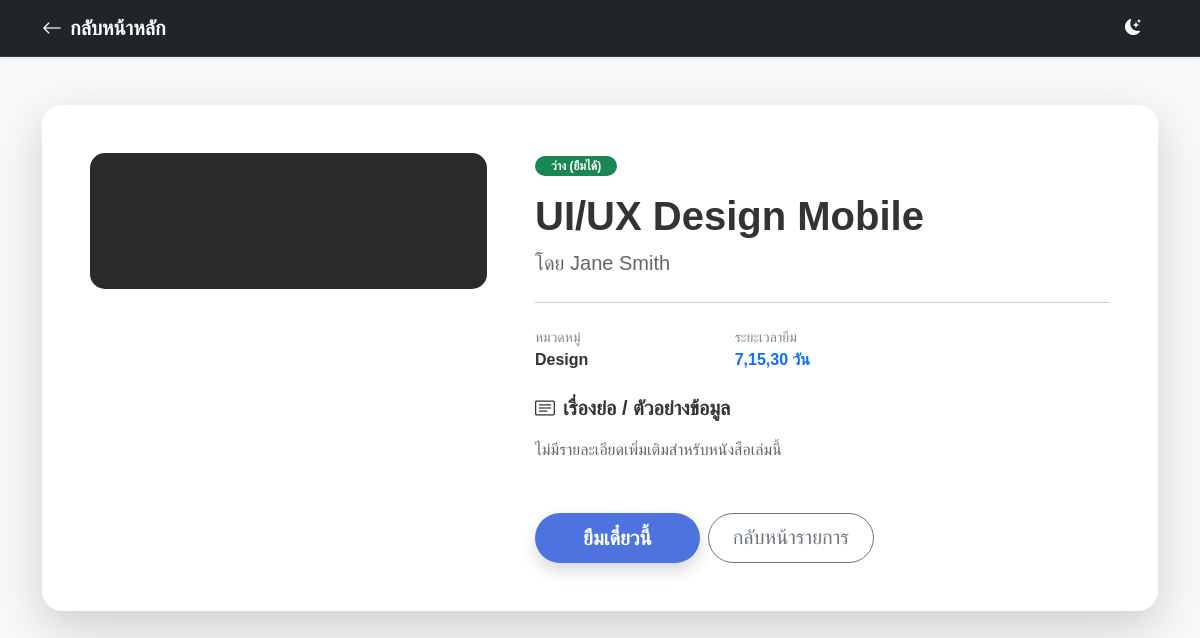
Screenshot of /book_details.php?id=2 (signed in) with the database file from the repository.
### tables this page shows
CREATE TABLE books (
    book_id INT(11) AUTO_INCREMENT PRIMARY KEY,
    book_name VARCHAR(255) NOT NULL,
    author VARCHAR(100),
    category VARCHAR(50),
    status ENUM('available', 'borrowed') DEFAULT 'available'
);

### book_details.php (the view, shortened to what this page needs)
<?php
include('config/db.php');
$book_id = mysqli_real_escape_string($conn, $_GET['id']);
$sql = "SELECT * FROM books WHERE book_id = '$book_id'";
$result = mysqli_query($conn, $sql);
$book = mysqli_fetch_assoc($result);
$is_avail = ($book['status'] == 'available');
?>
<!DOCTYPE html>
<html lang="th" data-bs-theme="light">
<head>
    <link href="https://cdn.jsdelivr.net/npm/bootstrap@5.3.3/dist/css/bootstrap.min.css" rel="stylesheet">
    <link rel="stylesheet" href="https://cdn.jsdelivr.net/npm/bootstrap-icons@1.11.3/font/bootstrap-icons.min.css">
    <link rel="stylesheet" href="assets/style.css">
</head>
<body>
<nav class="navbar navbar-expand-lg navbar-dark bg-dark sticky-top shadow-sm">
  <div class="container">
    <a class="navbar-brand fw-bold" href="index.php"><i class="bi bi-arrow-left me-2"></i>กลับหน้าหลัก</a>
    <button class="btn btn-link text-white ms-auto me-3 p-0" id="themeToggle" type="button"><i class="bi bi-moon-stars-fill" id="themeIcon"></i></button>
  </div>
</nav>
<div class="container mt-5 mb-5">
    <div class="card details-card shadow-lg p-4 p-md-5">
        <div class="row g-5">
            <div class="col-md-5 text-center">
                <?php if(!empty($book['book_image']) && file_exists("assets/img/covers/" . $book['book_image'])): ?>
                    <img src="assets/img/covers/<?php echo $book['book_image']; ?>" class="img-detail shadow" alt="หน้าปก">
                <?php else: ?>
                    <div class="img-detail d-flex align-items-center justify-content-center">
                        <i class="bi bi-book display-1 opacity-25"></i>
                    </div>
                <?php endif; ?>
            </div>
            <div class="col-md-7">
                <span class="badge <?php echo $is_avail ? 'bg-success' : 'bg-danger'; ?> rounded-pill px-3 mb-3">
                    <?php echo $is_avail ? 'ว่าง (ยืมได้)' : 'ถูกยืมแล้ว'; ?>
                </span>
                <h1 class="fw-bold mb-2"><?php echo htmlspecialchars($book['book_name']); ?></h1>
                <p class="fs-5 opacity-75 mb-4">โดย <?php echo htmlspecialchars($book['author']); ?></p>
                <hr class="opacity-10 mb-4">
                <div class="row mb-4">
                    <div class="col-6 col-sm-4">
                        <small class="text-muted d-block">หมวดหมู่</small>
                        <span class="fw-bold"><?php echo htmlspecialchars($book['category']); ?></span>
                    </div>
                    <div class="col-6 col-sm-4">
                        <small class="text-muted d-block">ระยะเวลายืม</small>
                        <span class="fw-bold text-primary"><?php echo $book['borrow_duration']; ?> วัน</span>
                    </div>
                </div>
                <div class="mb-5">
                    <h5 class="fw-bold mb-3"><i class="bi bi-card-text me-2"></i>เรื่องย่อ / ตัวอย่างข้อมูล</h5>
                    <p class="opacity-75" style="line-height: 1.8;">
                        <?php echo !empty($book['description']) ? nl2br(htmlspecialchars($book['description'])) : "ไม่มีรายละเอียดเพิ่มเติมสำหรับหนังสือเล่มนี้"; ?>
                    </p>
                </div>
                <div class="d-grid gap-2 d-md-flex">
                    <?php if($is_avail): ?>
                        <a href="borrow.php?id=<?php echo $book['book_id']; ?>" class="btn btn-primary btn-lg px-5 fw-bold rounded-pill shadow">ยืมเดี๋ยวนี้</a>
                    <?php else: ?>
                        <button class="btn btn-secondary btn-lg px-5 fw-bold rounded-pill" disabled>ขณะนี้ไม่ว่าง</button>
                    <?php endif; ?>
                    <a href="books.php" class="btn btn-outline-secondary btn-lg px-4 rounded-pill">กลับหน้ารายการ</a>
                </div>
            </div>
        </div>
    </div>
</div>
</body>
</html>

### assets/style.css (style rules this page uses)
:root { --primary-color: #4e73df; --primary-hover: #2e59d9; --success-color: #1cc88a; --error-color: #e74a3b; --font-sarabun: 'Sarabun', sans-serif; }
[data-bs-theme="light"] { --bg-body: #f8f9fc; --bg-card: #ffffff; --text-main: #333333; --text-muted: #858796; --nav-bg: #212529; --input-border: #d1d3e2; --shadow-soft: 0 0.15rem 1.75rem 0 rgba(58, 59, 69, 0.1); }
body { font-family: var(--font-sarabun); background-color: var(--bg-body) !important; color: var(--text-main) !important; transition: background-color 0.3s ease, color 0.3s ease; min-height: 100vh; margin: 0; padding: 0; }
.card, .login-card, .dashboard-card, .table-card { background-color: var(--bg-card) !important; color: var(--text-main) !important; border: none !important; border-radius: 15px; box-shadow: var(--shadow-soft); transition: background-color 0.3s ease; }
.navbar { background-color: var(--nav-bg) !important; border-bottom: 1px solid rgba(255, 255, 255, 0.1); }
.btn-primary { background-color: var(--primary-color) !important; border: none; border-radius: 8px; padding: 10px 20px; font-weight: 600; transition: all 0.2s; }
.text-muted { color: var(--text-muted) !important; }

### book_details.php (style rules this page uses)
[data-bs-theme="light"] { --bg-page: #f8f9fa; --bg-card: #ffffff; --text-color: #212529; }
body { background-color: var(--bg-page) !important; color: var(--text-color) !important; transition: all 0.3s ease; }
.details-card { background-color: var(--bg-card) !important; border-radius: 20px; border: none; overflow: hidden; }
.img-detail { width: 100%; max-height: 500px; object-fit: contain; background: #2a2a2a; padding: 20px; border-radius: 15px; }

### rows the page displays
books: book_name "UI/UX Design Mobile", author "Jane Smith", category "Design", borrow_duration "7,15,30"
